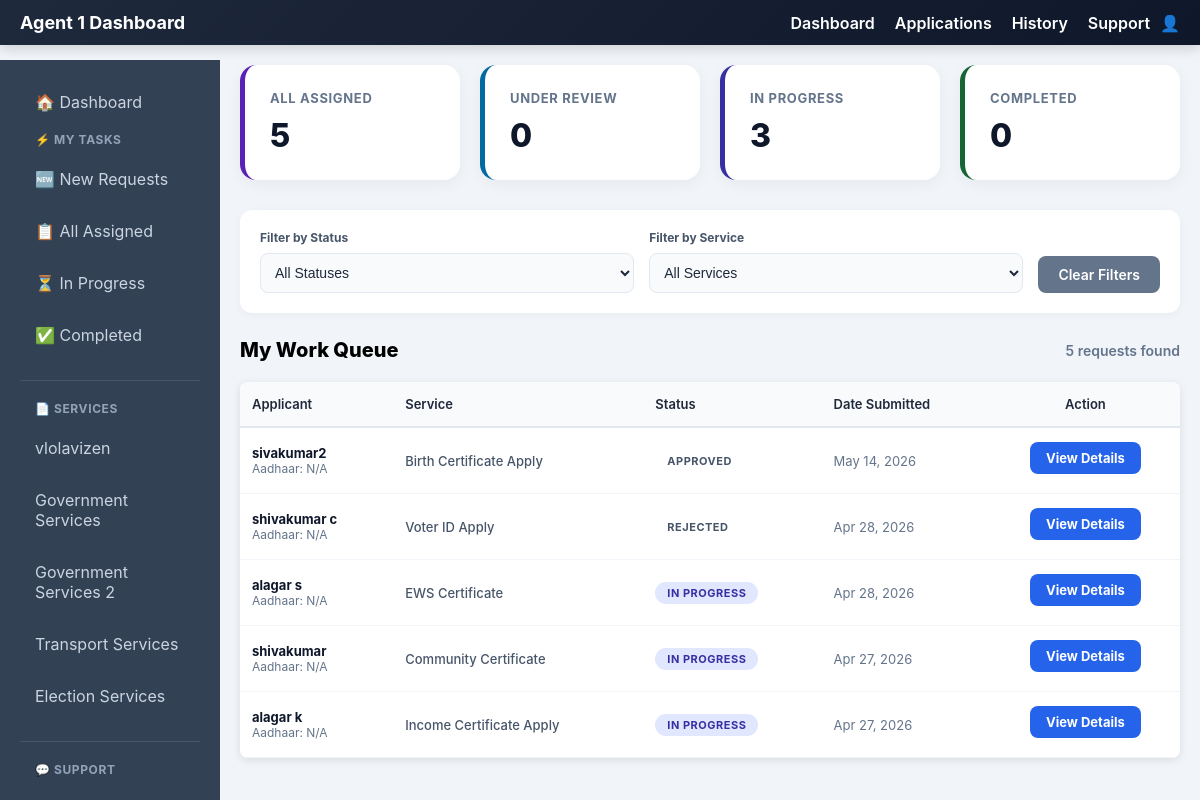
Page /agent1/dashboard/ (signed in) on the committed database.
### services/models.py (models this page shows, shortened)
class Page(models.Model):
    title = models.CharField(max_length=100)
    description = models.TextField()
    created_at = models.DateTimeField(auto_now_add=True)

class ServiceRequest(models.Model):
    STATUS_CHOICES = [
        ('Pending', 'Pending'),
        ('Under Review', 'Under Review'),
        ('In Progress', 'In Progress'),
        ('Approved', 'Approved'),
        ('Rejected', 'Rejected'),
        ('Completed', 'Completed'),
    ]
    user = models.ForeignKey(User, on_delete=models.CASCADE)
    service = models.ForeignKey(Service, on_delete=models.CASCADE)
    full_name = models.CharField(max_length=100, blank=True)
    dob = models.DateField(null=True, blank=True)
    email = models.EmailField(blank=True)
    address = models.TextField(blank=True)
    mobile = models.CharField(max_length=15, blank=True)
    photo = models.FileField(upload_to='requests/photos/', null=True, blank=True)
    aadhaar_card = models.FileField(upload_to='requests/aadhaar/', null=True, blank=True)
    pan_card = models.FileField(upload_to='requests/pan/', null=True, blank=True)
    signature = models.FileField(upload_to='requests/signatures/', null=True, blank=True)
    address_proof = models.FileField(upload_to='requests/address_proof/', null=True, blank=True)
    dynamic_documents = models.JSONField(default=dict, blank=True)
    description = models.TextField(blank=True)
    completed_file = models.FileField(upload_to='requests/completed/', null=True, blank=True)
    status = models.CharField(max_length=20, choices=STATUS_CHOICES, default='Pending')
    assigned_to = models.ForeignKey(User, on_delete=models.SET_NULL, null=True, blank=True, related_name='assigned_requests')
    created_at = models.DateTimeField(auto_now_add=True)
    remarks = models.TextField(blank=True)

class User(AbstractUser):
    ROLE_CHOICES = [
        ('ADMIN', 'Admin'),
        ('AGENT1', 'Agent1'),
        ('AGENT2', 'Agent2'),
        ('USER', 'User'),
    ]
    role = models.CharField(max_length=10, choices=ROLE_CHOICES, default='USER')
    mobile = models.CharField(max_length=15, blank=True, null=True)

class Service(models.Model):
    name = models.CharField(max_length=100)
    description = models.TextField()
    charges = models.DecimalField(max_digits=10, decimal_places=2, default=0.00, help_text="Service charges amount")
    documents_required = models.TextField(blank=True, help_text="List of required documents")
    tutorial_link = models.URLField(blank=True, help_text="YouTube or tutorial video link")
    apply_link = models.URLField(blank=True, help_text="Link to apply for this service")
    minimum_age = models.PositiveSmallIntegerField(default=0, help_text="Minimum age required to apply for this service")
    page = models.ForeignKey('Page', on_delete=models.SET_NULL, null=True, blank=True, related_name='services', help_text="Assign to a specific page")
    created_at = models.DateTimeField(auto_now_add=True)

### services/views.py (the view)
# urls.py: path('agent1/dashboard/', views.agent1_dashboard, name='agent1_dashboard'),
@login_required
@role_required(['AGENT1'])
def agent1_dashboard(request):
    agent_requests = ServiceRequest.objects.filter(assigned_to=request.user)
    stats = {
        'total': agent_requests.count(),
        'under_review': agent_requests.filter(status='Under Review').count(),
        'in_progress': agent_requests.filter(status='In Progress').count(),
        'completed': agent_requests.filter(status='Completed').count(),
    }
    status_filter = request.GET.get('status')
    service_filter = request.GET.get('service')
    all_assigned = agent_requests.order_by('-created_at')
    if status_filter:
        all_assigned = all_assigned.filter(status=status_filter)
    if service_filter:
        all_assigned = all_assigned.filter(service_id=service_filter)
    pages = Page.objects.all()
    available_services = Service.objects.all()
    context = {
        'requests': all_assigned,
        'pages': pages,
        'services': available_services,
        'status_filter': status_filter,
        'service_filter': service_filter,
        'stats': stats,
    }
    return render(request, 'agent1-site/agent1-dashbord.html', context)

### services/context_processors.py (called while the page is built)
def admin_pages(request):
    if request.path.startswith('/adminsite/'):
        return {'pages': Page.objects.all()}
    return {'pages': []}

### services/views.py (called while the page is built, shortened)
def role_required(allowed_roles):
    def decorator(view_func):
        @wraps(view_func)
        def _wrapped_view(request, *args, **kwargs):
            if not request.user.is_authenticated:
                return redirect(reverse('login') + '?next=' + request.path)
            is_permitted = request.user.role in allowed_roles
            if 'ADMIN' in allowed_roles and (request.user.is_staff or request.user.is_superuser):
                is_permitted = True
            return view_func(request, *args, **kwargs)
        return _wrapped_view
    return decorator

### services/templates/agent1-site/agent1-dashbord.html (shortened to what this page needs)
{% extends 'agent1-site/base-agent1.html' %}
{% block content %}
<div class="main-content">
    <div class="stats-grid">
        <div class="stat-card">
            <div class="stat-label">All Assigned</div>
            <div class="stat-value">{{ stats.total }}</div>
        </div>
        <div class="stat-card review">
            <div class="stat-label">Under Review</div>
            <div class="stat-value">{{ stats.under_review }}</div>
        </div>
        <div class="stat-card progress">
            <div class="stat-label">In Progress</div>
            <div class="stat-value">{{ stats.in_progress }}</div>
        </div>
        <div class="stat-card completed">
            <div class="stat-label">Completed</div>
            <div class="stat-value">{{ stats.completed }}</div>
        </div>
    </div>
    <div class="dashboard-filters">
        <form method="GET" action="{% url 'agent1_dashboard' %}" style="display: flex; gap: 15px; width: 100%; flex-wrap: wrap; align-items: flex-end;">
            <div class="filter-group">
                <label>Filter by Status</label>
                <select name="status" onchange="this.form.submit()">
                    <option value="">All Statuses</option>
                </select>
            </div>
            <div class="filter-group">
                <label>Filter by Service</label>
                <select name="service" onchange="this.form.submit()">
                    <option value="">All Services</option>
                </select>
            </div>
            <a href="{% url 'agent1_dashboard' %}" class="clear-btn" style="padding: 10px 20px; background: #64748b; color: white; border-radius: 8px; text-decoration: none; font-weight: 600; font-size: 14px;">Clear Filters</a>
        </form>
    </div>
    <div class="card">
        <div class="card-header" style="display: flex; justify-content: space-between; align-items: center; margin-bottom: 20px;">
            <h2 class="card-title" style="margin: 0; font-size: 20px; font-weight: 800;">My Work Queue</h2>
            <span style="color: #64748b; font-size: 14px; font-weight: 600;">{{ requests.count }} requests found</span>
        </div>
        <div class="table-wrapper">
            <table>
                <thead>
                    <tr style="background: #f8fafc; border-bottom: 2px solid #e2e8f0;">
                        <th>Applicant</th>
                        <th>Service</th>
                        <th>Status</th>
                        <th>Date Submitted</th>
                        <th style="text-align: center;">Action</th>
                    </tr>
                </thead>
                <tbody>
                    {% for req in requests %}
                    <tr style="border-bottom: 1px solid #f1f5f9;">
                        <td>
                            <div style="font-weight: 700; color: #0f172a;">{{ req.full_name|default:req.user.username }}</div>
                            <div style="font-size: 12px; color: #64748b;">Aadhaar: {{ req.aadhaar_number|default:"N/A" }}</div>
                        </td>
                        <td style="font-weight: 500;">{{ req.service.name }}</td>
                        <td>
                            <span class="status-badge {% if req.status == 'Under Review' %}status-review{% elif req.status == 'In Progress' %}status-progress{% elif req.status == 'Completed' %}status-completed{% endif %}">
                                {{ req.status }}
                            </span>
                        </td>
                        <td style="color: #64748b;">{{ req.created_at|date:'M d, Y' }}</td>
                        <td style="text-align: center;">
                            <a href="{% url 'agent1_request_detail' req.id %}" class="action-btn" style="background: #2563eb; color: white; padding: 8px 16px; border-radius: 8px; text-decoration: none; font-weight: 700; font-size: 13px; display: inline-block;">
                                {% if req.status == 'Under Review' %}Process{% else %}View Details{% endif %}
                            </a>
                        </td>
                    </tr>
                    {% empty %}
                    <tr>
                        <td colspan="5" style="text-align: center; padding: 50px; color: #94a3b8; font-style: italic;">
                            No requests available yet. Check back later!
                        </td>
                    </tr>
                    {% endfor %}
                </tbody>
            </table>
        </div>
    </div>
</div>
{% endblock %}

### services/templates/agent1-site/base-agent1.html (shortened to what this page needs)
{% load static %}
<!DOCTYPE html>
<html lang="en">
<head>
</head>
<body>
<div class="navbar">
    <div class="navbar-left">
        <a href="{% url 'agent1_dashboard' %}" class="navbar-brand">Agent 1 Dashboard</a>
    </div>
    <div class="nav-left" id="navLeft">
        <a href="{% url 'agent1_dashboard' %}">Dashboard</a>
        <a href="{% url 'apply_details' %}">Applications</a>
        <a href="{% url 'agent1_completed' %}">History</a>
        <a href="{% url 'agent1_contact' %}">Support</a>
    </div>
    <div class="nav-right">
        👤 {{ user.get_full_name }}
    </div>
</div>
<div class="container">
    <div class="sidebar" id="agentSidebar">
        <a href="{% url 'agent1_dashboard' %}">🏠 Dashboard</a>
        <div class="sidebar-section">
            <span class="sidebar-title">⚡ My Tasks</span>
            <a href="{% url 'agent1_dashboard' %}?status=Under+Review">🆕 New Requests</a>
            <a href="{% url 'agent1_dashboard' %}">📋 All Assigned</a>
            <a href="{% url 'agent1_dashboard' %}?status=In+Progress">⏳ In Progress</a>
            <a href="{% url 'agent1_dashboard' %}?status=Completed">✅ Completed</a>
        </div>
        <div class="sidebar-section">
            <span class="sidebar-title">📄 Services</span>
            {% if pages %}
                {% for p in pages %}
                    <a href="{% url 'view_custom_page' p.id %}">{{ p.title }}</a>
                {% endfor %}
            {% else %}
                <p style="color: #94a3b8; font-size: 13px; margin: 5px 10px;">No pages created</p>
            {% endif %}
        </div>
        <div class="sidebar-section">
            <span class="sidebar-title">💬 Support</span>
            <a href="{% url 'agent1_contact' %}">Contact Admin</a>
        </div>
    </div>
    <div class="main">
        {% block content %}{% endblock %}
    </div>
</div>
</body>
</html>

### services/templates/agent1-site/base-agent1.html (style rules this page uses)
* { margin: 0; padding: 0; box-sizing: border-box; }
body { font-family: -apple-system, BlinkMacSystemFont, 'Segoe UI', 'Roboto', Arial, sans-serif; background: #f1f5f9; overflow-x: hidden; }
.status-badge { padding: 4px 12px; border-radius: 20px; font-size: 11px; font-weight: bold; text-transform: uppercase; letter-spacing: 0.5px; display: inline-block; }
.status-progress { background: #e0e7ff; color: #3730a3; }
.action-btn { display: inline-block; padding: 8px 14px; border-radius: 6px; font-size: 12px; text-decoration: none; margin-bottom: 5px; text-align: center; font-weight: 600; transition: all 0.3s ease; cursor: pointer; border: none; }
.navbar { background: linear-gradient(135deg, #1e293b 0%, #0f172a 100%); color: white; display: flex; justify-content: space-between; align-items: center; padding: 12px 20px; position: sticky; top: 0; z-index: 999; box-shadow: 0 4px 12px rgba(0, 0, 0, 0.15); flex-wrap: wrap; gap: 10px; }
.navbar-left { display: flex; align-items: center; gap: 15px; flex: 1; }
.navbar-brand { font-size: 18px; font-weight: 700; color: white; text-decoration: none; }
.nav-left { display: flex; gap: 20px; align-items: center; }
.nav-left a { color: white; text-decoration: none; font-weight: 600; transition: all 0.3s ease; position: relative; }
.nav-left a::after { content: ''; position: absolute; bottom: -4px; left: 0; width: 0; height: 2px; background: #3b82f6; transition: width 0.3s ease; }
.nav-right { font-weight: bold; white-space: nowrap; }
.container { display: flex; min-height: calc(100vh - 60px); }
.sidebar { width: 220px; background: #334155; color: white; padding: 20px; position: fixed; left: 0; top: 60px; height: calc(100vh - 60px); overflow-y: auto; z-index: 900; transition: transform 0.3s ease; }
.sidebar a { display: block; color: #cbd5e1; text-decoration: none; padding: 12px 15px; border-radius: 6px; margin-bottom: 8px; transition: all 0.3s ease; }
.sidebar-section { margin-bottom: 20px; padding-bottom: 15px; border-bottom: 1px solid #475569; }
.sidebar-title { color: #94a3b8; font-size: 0.75rem; text-transform: uppercase; letter-spacing: 0.05em; font-weight: 700; margin-bottom: 10px; display: block; padding: 0 15px; }
.main { flex: 1; margin-left: 220px; padding: 20px; overflow-y: auto; }
.filter-group { flex: 1; min-width: 200px; }
.filter-group label { font-size: 12px; color: #64748b; display: block; margin-bottom: 5px; font-weight: 600; }
.filter-group select { width: 100%; padding: 8px 12px; border-radius: 6px; border: 2px solid #e2e8f0; font-size: 13px; transition: all 0.3s ease; }
.clear-btn { padding: 8px 15px; background: #94a3b8; color: white; text-decoration: none; border-radius: 6px; font-weight: 600; transition: all 0.3s ease; }
.table-wrapper { background: white; border-radius: 8px; overflow: hidden; box-shadow: 0 2px 8px rgba(0, 0, 0, 0.1); overflow-x: auto; -webkit-overflow-scrolling: touch; }
table { width: 100%; border-collapse: collapse; }
table thead { background: #f8fafc; border-bottom: 2px solid #e2e8f0; }
table th { padding: 14px 12px; text-align: left; font-weight: 600; color: #1e293b; font-size: 13px; }
table td { padding: 14px 12px; border-bottom: 1px solid #f1f5f9; color: #475569; font-size: 13px; }

### services/templates/agent1-site/agent1-dashbord.html (style rules this page uses)
.stats-grid { display: grid; grid-template-columns: repeat(auto-fit, minmax(220px, 1fr)); gap: 20px; margin-bottom: 30px; }
.stat-card { background: white; padding: 25px; border-radius: 16px; box-shadow: 0 4px 15px rgba(0, 0, 0, 0.05); border-left: 5px solid #5b21b6; transition: transform 0.3s ease, box-shadow 0.3s ease; display: flex; flex-direction: column; }
.stat-card.review { border-left-color: #0369a1; }
.stat-card.progress { border-left-color: #3730a3; }
.stat-card.completed { border-left-color: #166534; }
.stat-label { font-size: 13px; color: #64748b; font-weight: 700; text-transform: uppercase; letter-spacing: 0.05em; }
.stat-value { font-size: 32px; font-weight: 800; color: #0f172a; margin-top: 10px; }
.dashboard-filters { background: white; padding: 20px; border-radius: 12px; margin-bottom: 25px; box-shadow: 0 2px 10px rgba(0, 0, 0, 0.04); display: flex; gap: 20px; flex-wrap: wrap; align-items: flex-end; }
.filter-group { flex: 1; min-width: 180px; }
.filter-group label { display: block; font-size: 12px; font-weight: 700; color: #475569; margin-bottom: 8px; }
.filter-group select { width: 100%; padding: 10px; border: 1px solid #e2e8f0; border-radius: 8px; background: #f8fafc; font-size: 14px; color: #1e293b; }

### rows in the picture
Page: title "vlolavizen"
Page: title "Government Services"
Page: title "Government Services 2"
Page: title "Transport Services"
Page: title "Election Services"
ServiceRequest: full_name "sivakumar2", aadhaar_number "N/A", service.name "Birth Certificate Apply", status "APPROVED", created_at "May 14, 2026", shows "View Details"
ServiceRequest: full_name "shivakumar c", aadhaar_number "N/A", service.name "Voter ID Apply", status "REJECTED", created_at "Apr 28, 2026", shows "View Details"
ServiceRequest: full_name "alagar s", aadhaar_number "N/A", service.name "EWS Certificate", status "IN PROGRESS", created_at "Apr 28, 2026", shows "View Details"
ServiceRequest: full_name "shivakumar", aadhaar_number "N/A", service.name "Community Certificate", status "IN PROGRESS", created_at "Apr 27, 2026", shows "View Details"
ServiceRequest: full_name "alagar k", aadhaar_number "N/A", service.name "Income Certificate Apply", status "IN PROGRESS", created_at "Apr 27, 2026", shows "View Details"

### other values in the picture
{{ stats.total }} "5"
{{ stats.under_review }} "0"
{{ stats.in_progress }} "3"
{{ stats.completed }} "0"
{{ requests.count }} "5"
